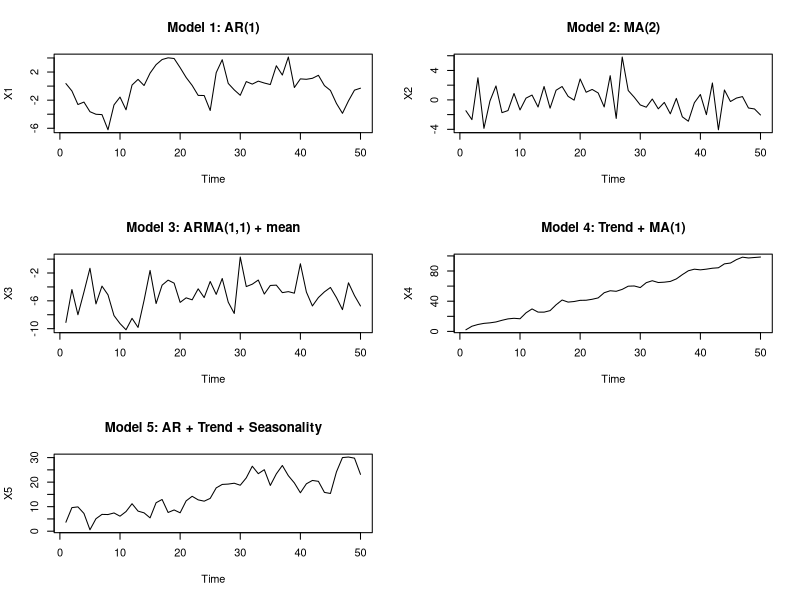

Write the R code that produced this figure.
set.seed(123)
n <- 50
sigma <- 2

par(mfrow = c(3,2))

X1 <- arima.sim(model = list(ar = 0.7), n = n, sd = sigma)
plot(X1, type="l", main="Model 1: AR(1)")

X2 <- arima.sim(model = list(ma = c(-0.3, 0.4)), n = n, sd = sigma)
plot(X2, type="l", main="Model 2: MA(2)")

X3 <- arima.sim(model = list(ar = 0.6, ma = -0.2), n = n, sd = sigma)
mu <- -2 / (1 - 0.6)
X3 <- X3 + mu
plot(X3, type="l", main="Model 3: ARMA(1,1) + mean")

base4 <- arima.sim(model = list(ma = 0.9), n = n, sd = sigma)
trend4 <- 1 + 2 * (1:n)
X4 <- base4 + trend4
plot(X4, type="l", main="Model 4: Trend + MA(1)")

base5 <- arima.sim(model = list(ar = 0.8), n = n, sd = sigma)
trend5 <- 0.5 + 0.5 * (1:n)
s <- c(1.5, 2.6, 0.4, -1, -3.5)
season5 <- rep(s, length.out = n)
X5 <- base5 + trend5 + season5
plot(X5, type="l", main="Model 5: AR + Trend + Seasonality")
